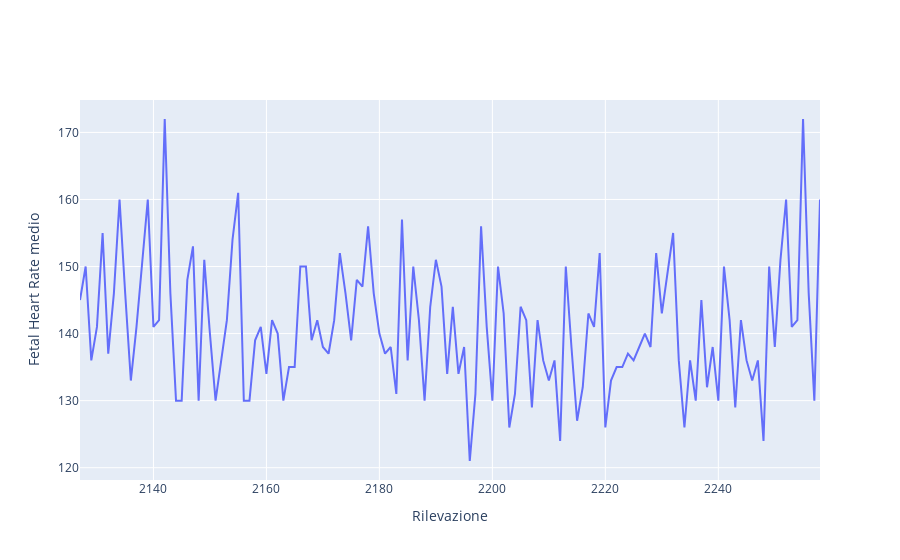

This figure's notebook cell:
### Code cell
fig = go.Figure([go.Scatter(y=ctg['valore'], x=ctg['id'])])

fig.update_layout(legend_title_text = "Contestant")
fig.update_xaxes(title_text="Rilevazione")
fig.update_yaxes(title_text="Fetal Heart Rate medio")

fig.show()

### Figure 1 — Plotly figure (JSON) as saved in the notebook; plotly's stock layout.template omitted (floating-point values rounded to 4 significant figures; data arrays with more than 128 entries replaced by an {"elided": "..."} marker saying what was removed)
{"data": [{"type": "scatter", "x": {"elided": "132 int values"}, "y": {"elided": "132 int values"}}], "layout": {"legend": {"title": {"text": "Contestant"}}, "xaxis": {"title": {"text": "Rilevazione"}}, "yaxis": {"title": {"text": "Fetal Heart Rate medio"}}}}
